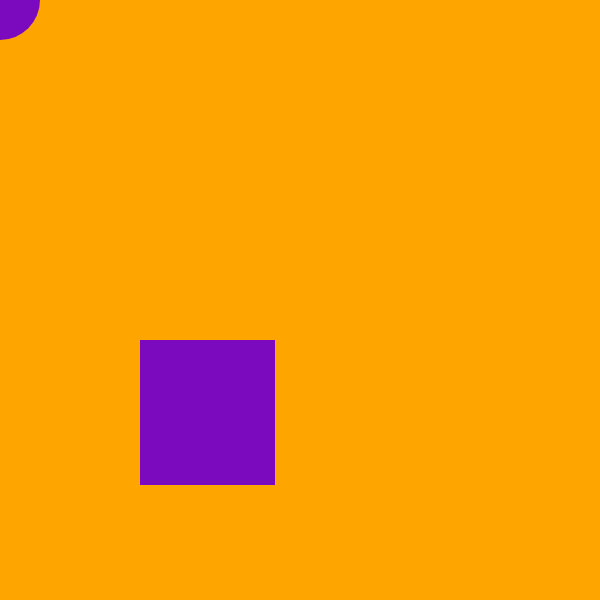
Frame 1 (no input)
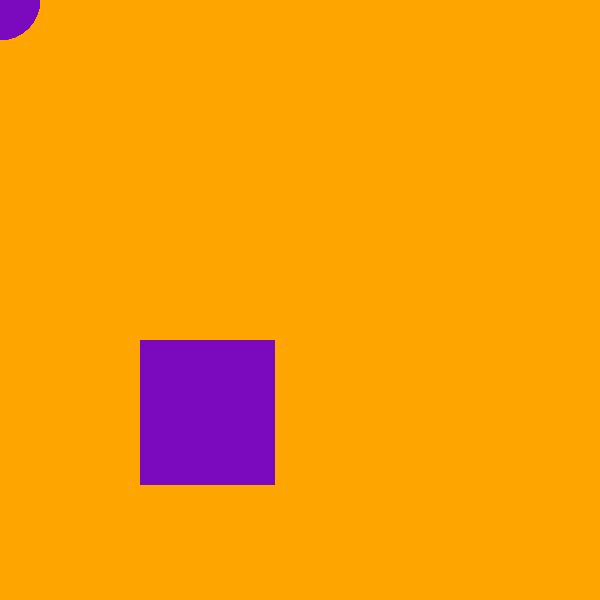
Frame 60 (no input)
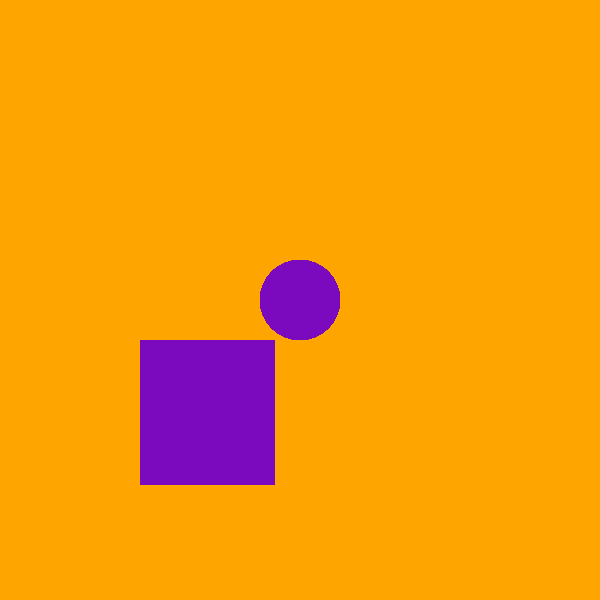
Frame 120 (the mouse pressed at the canvas centre since frame 60)

The p5.js sketch that drew these frames (run headless with seeded random() and noise() and a simulated clock; from frame 60 on, the mouse is pressed at the canvas centre):

// p5.js sketch
// ── sketch.js
function setup() {
  createCanvas(600, 600);
  background(255, 165, 0);
}

function draw() {

  noStroke();
  fill(123, 10, 190);
  ellipse(mouseX, mouseY, 80, 80);

  rect(140, 340, 135, 145);
}
function mousePressed(){
  background(255, 165, 0);
}
